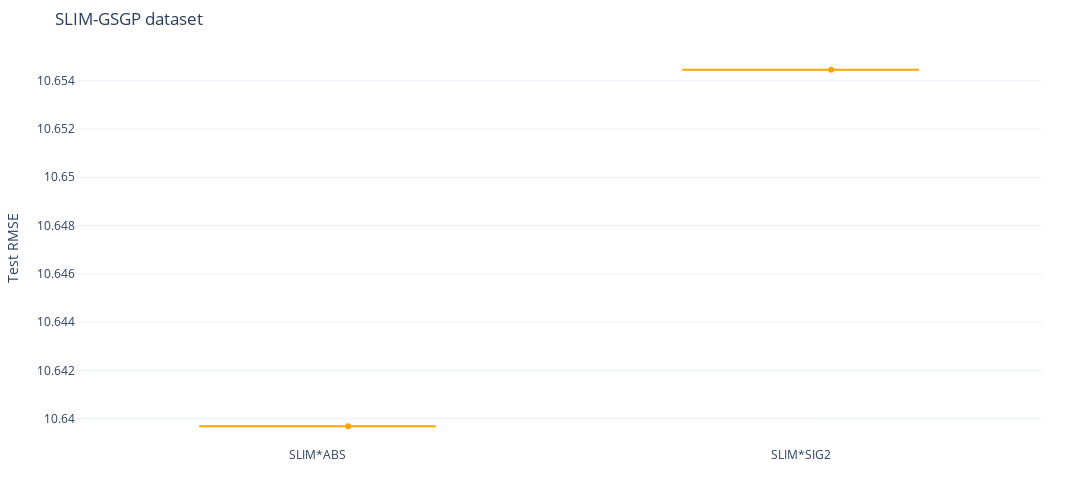

Here is the notebook cell this chart was saved with:
### Markdown cell above
# Secondary Visualizations

### Code cell
test_best_combs(k_outer=2)

### Figure 1 — Plotly figure (JSON) as saved in the notebook; plotly's stock layout.template omitted (floating-point values rounded to 4 significant figures)
{"data": [{"boxpoints": "all", "jitter": 0.5, "line": {"color": "orange"}, "name": "SLIM*ABS", "pointpos": 0, "type": "box", "y": [10.64]}, {"boxpoints": "all", "jitter": 0.5, "line": {"color": "orange"}, "name": "SLIM*SIG2", "pointpos": 0, "type": "box", "y": [10.65]}], "layout": {"height": 500, "margin": {"b": 20, "l": 50, "r": 50, "t": 50}, "showlegend": false, "title": {"text": "SLIM-GSGP dataset"}, "width": 1100, "xaxis": {"title": {"text": ""}}, "yaxis": {"range": [0, null], "title": {"text": "Test RMSE"}}}}
